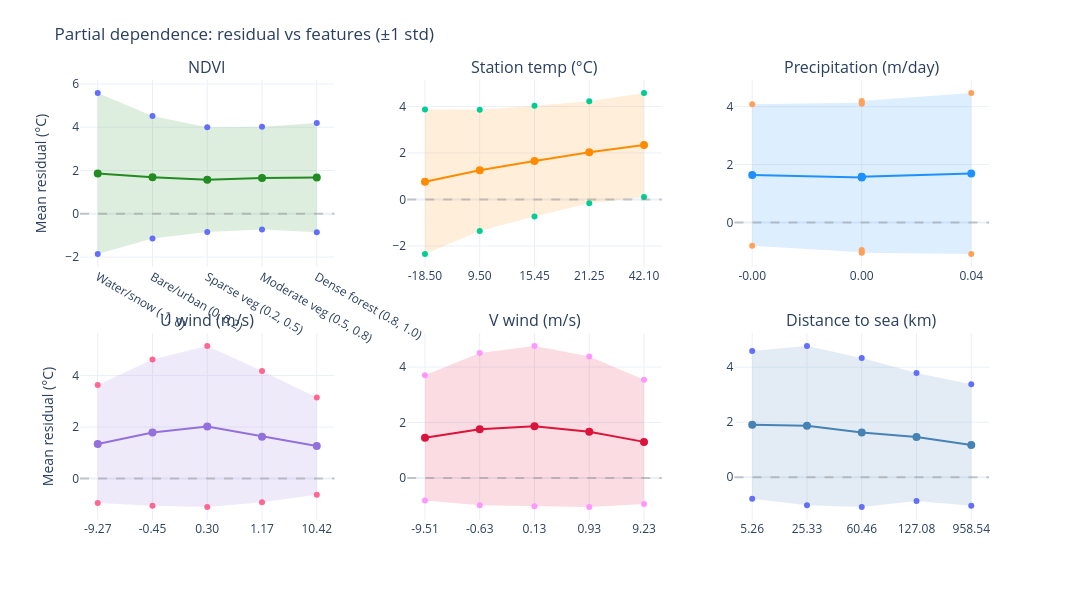

The cell this chart's notebook holds for it:
### Code cell
def pdp_trace(df, feature, n_bins=5, custom_bins=None, custom_labels=None):
    tmp = df.dropna(subset=[feature, "residual"]).copy()
    if custom_bins is not None:
        tmp["bin"] = pd.cut(tmp[feature], bins=custom_bins, labels=custom_labels)
        centers = custom_labels
    else:
        tmp["bin"] = pd.qcut(tmp[feature], q=n_bins, duplicates="drop")
        centers = [f"{iv.mid:.2f}" for iv in tmp["bin"].cat.categories]
    grouped = tmp.groupby("bin", observed=True)["residual"]
    mean = grouped.mean()
    std = grouped.std()
    return centers, mean.values, std.values


ndvi_bins = [-1, 0, 0.2, 0.5, 0.8, 1.0]
ndvi_labels = [
    "Water/snow\n(-1, 0)",
    "Bare/urban\n(0, 0.2)",
    "Sparse veg\n(0.2, 0.5)",
    "Moderate veg\n(0.5, 0.8)",
    "Dense forest\n(0.8, 1.0)",
]

features = {
    "ndvi": ("NDVI", "rgb(34,139,34)", ndvi_bins, ndvi_labels),
    "station_celsius": ("Station temp (°C)", "rgb(255,140,0)", None, None),
    "tp": ("Precipitation (m/day)", "rgb(30,144,255)", None, None),
    "u10": ("U wind (m/s)", "rgb(147,112,219)", None, None),
    "v10": ("V wind (m/s)", "rgb(220,20,60)", None, None),
    "dist_to_sea_km": ("Distance to sea (km)", "rgb(70,130,180)", None, None),  # new
}

fig = make_subplots(
    rows=2,
    cols=3,
    subplot_titles=[v[0] for v in features.values()],
    horizontal_spacing=0.08,
    vertical_spacing=0.15,
)

for i, (col, (label, rgb, cbins, clabels)) in enumerate(features.items()):
    row, c = divmod(i, 3)
    row += 1
    c += 1
    rgba = rgb.replace("rgb(", "rgba(").replace(")", ",0.15)")

    centers, mean, std = pdp_trace(
        residuals_df, col, custom_bins=cbins, custom_labels=clabels
    )

    fig.add_trace(
        go.Scatter(
            x=centers + centers[::-1],
            y=list(mean + std) + list((mean - std)[::-1]),
            fill="toself",
            fillcolor=rgba,
            line=dict(width=0),
            showlegend=False,
            hoverinfo="skip",
        ),
        row=row,
        col=c,
    )

    fig.add_trace(
        go.Scatter(
            x=centers,
            y=mean,
            mode="lines+markers",
            marker=dict(size=8, color=rgb),
            line=dict(color=rgb, width=2),
            name=label,
            showlegend=False,
            hovertemplate=f"{label}: %{{x}}<br>Mean: %{{y:.3f}} °C<extra></extra>",
        ),
        row=row,
        col=c,
    )

    fig.add_hline(y=0, line_dash="dash", line_color="grey", opacity=0.4, row=row, col=c)

fig.update_layout(
    height=600,
    width=1200,
    template="plotly_white",
    title="Partial dependence: residual vs features (±1 std)",
    margin=dict(t=80),
)
fig.update_yaxes(title_text="Mean residual (°C)", col=1)
fig.show()

### Figure 1 — Plotly figure (JSON) as saved in the notebook; plotly's stock layout.template omitted (floating-point values rounded to 4 significant figures)
{"data": [{"fill": "toself", "fillcolor": "rgba(34,139,34,0.15)", "hoverinfo": "skip", "line": {"width": 0}, "showlegend": false, "type": "scatter", "x": ["Water/snow\n(-1, 0)", "Bare/urban\n(0, 0.2)", "Sparse veg\n(0.2, 0.5)", "Moderate veg\n(0.5, 0.8)", "Dense forest\n(0.8, 1.0)", "Dense forest\n(0.8, 1.0)", "Moderate veg\n(0.5, 0.8)", "Sparse veg\n(0.2, 0.5)", "Bare/urban\n(0, 0.2)", "Water/snow\n(-1, 0)"], "xaxis": "x", "y": [5.577, 4.517, 3.997, 4.022, 4.199, -0.8499, -0.7238, -0.8427, -1.14, -1.852], "yaxis": "y"}, {"hovertemplate": "NDVI: %{x}<br>Mean: %{y:.3f} °C<extra></extra>", "line": {"color": "rgb(34,139,34)", "width": 2}, "marker": {"color": "rgb(34,139,34)", "size": 8}, "mode": "lines+markers", "name": "NDVI", "showlegend": false, "type": "scatter", "x": ["Water/snow\n(-1, 0)", "Bare/urban\n(0, 0.2)", "Sparse veg\n(0.2, 0.5)", "Moderate veg\n(0.5, 0.8)", "Dense forest\n(0.8, 1.0)"], "xaxis": "x", "y": [1.863, 1.688, 1.577, 1.649, 1.674], "yaxis": "y"}, {"fill": "toself", "fillcolor": "rgba(255,140,0,0.15)", "hoverinfo": "skip", "line": {"width": 0}, "showlegend": false, "type": "scatter", "x": ["-18.50", "9.50", "15.45", "21.25", "42.10", "42.10", "21.25", "15.45", "9.50", "-18.50"], "xaxis": "x2", "y": [3.874, 3.864, 4.039, 4.232, 4.579, 0.1075, -0.1613, -0.7336, -1.354, -2.344], "yaxis": "y2"}, {"hovertemplate": "Station temp (°C): %{x}<br>Mean: %{y:.3f} °C<extra></extra>", "line": {"color": "rgb(255,140,0)", "width": 2}, "marker": {"color": "rgb(255,140,0)", "size": 8}, "mode": "lines+markers", "name": "Station temp (°C)", "showlegend": false, "type": "scatter", "x": ["-18.50", "9.50", "15.45", "21.25", "42.10"], "xaxis": "x2", "y": [0.7647, 1.255, 1.653, 2.035, 2.343], "yaxis": "y2"}, {"fill": "toself", "fillcolor": "rgba(30,144,255,0.15)", "hoverinfo": "skip", "line": {"width": 0}, "showlegend": false, "type": "scatter", "x": ["-0.00", "0.00", "0.00", "0.00", "0.04", "0.04", "0.00", "0.00", "0.00", "-0.00"], "xaxis": "x3", "y": [4.084, 4.138, 4.096, 4.196, 4.468, -1.086, -1.044, -0.9491, -1.03, -0.8015], "yaxis": "y3"}, {"hovertemplate": "Precipitation (m/day): %{x}<br>Mean: %{y:.3f} °C<extra></extra>", "line": {"color": "rgb(30,144,255)", "width": 2}, "marker": {"color": "rgb(30,144,255)", "size": 8}, "mode": "lines+markers", "name": "Precipitation (m/day)", "showlegend": false, "type": "scatter", "x": ["-0.00", "0.00", "0.00", "0.00", "0.04"], "xaxis": "x3", "y": [1.641, 1.554, 1.573, 1.576, 1.691], "yaxis": "y3"}, {"fill": "toself", "fillcolor": "rgba(147,112,219,0.15)", "hoverinfo": "skip", "line": {"width": 0}, "showlegend": false, "type": "scatter", "x": ["-9.27", "-0.45", "0.30", "1.17", "10.42", "10.42", "1.17", "0.30", "-0.45", "-9.27"], "xaxis": "x4", "y": [3.638, 4.627, 5.146, 4.179, 3.152, -0.6304, -0.9257, -1.103, -1.056, -0.9559], "yaxis": "y4"}, {"hovertemplate": "U wind (m/s): %{x}<br>Mean: %{y:.3f} °C<extra></extra>", "line": {"color": "rgb(147,112,219)", "width": 2}, "marker": {"color": "rgb(147,112,219)", "size": 8}, "mode": "lines+markers", "name": "U wind (m/s)", "showlegend": false, "type": "scatter", "x": ["-9.27", "-0.45", "0.30", "1.17", "10.42"], "xaxis": "x4", "y": [1.341, 1.786, 2.021, 1.627, 1.261], "yaxis": "y4"}, {"fill": "toself", "fillcolor": "rgba(220,20,60,0.15)", "hoverinfo": "skip", "line": {"width": 0}, "showlegend": false, "type": "scatter", "x": ["-9.51", "-0.63", "0.13", "0.93", "9.23", "9.23", "0.93", "0.13", "-0.63", "-9.51"], "xaxis": "x5", "y": [3.707, 4.505, 4.755, 4.378, 3.541, -0.9423, -1.046, -1.026, -0.988, -0.8121], "yaxis": "y5"}, {"hovertemplate": "V wind (m/s): %{x}<br>Mean: %{y:.3f} °C<extra></extra>", "line": {"color": "rgb(220,20,60)", "width": 2}, "marker": {"color": "rgb(220,20,60)", "size": 8}, "mode": "lines+markers", "name": "V wind (m/s)", "showlegend": false, "type": "scatter", "x": ["-9.51", "-0.63", "0.13", "0.93", "9.23"], "xaxis": "x5", "y": [1.447, 1.759, 1.865, 1.666, 1.3], "yaxis": "y5"}, {"fill": "toself", "fillcolor": "rgba(70,130,180,0.15)", "hoverinfo": "skip", "line": {"width": 0}, "showlegend": false, "type": "scatter", "x": ["5.26", "25.33", "60.46", "127.08", "958.54", "958.54", "127.08", "60.46", "25.33", "5.26"], "xaxis": "x6", "y": [4.592, 4.769, 4.336, 3.786, 3.378, -1.038, -0.8669, -1.081, -1.021, -0.783], "yaxis": "y6"}, {"hovertemplate": "Distance to sea (km): %{x}<br>Mean: %{y:.3f} °C<extra></extra>", "line": {"color": "rgb(70,130,180)", "width": 2}, "marker": {"color": "rgb(70,130,180)", "size": 8}, "mode": "lines+markers", "name": "Distance to sea (km)", "showlegend": false, "type": "scatter", "x": ["5.26", "25.33", "60.46", "127.08", "958.54"], "xaxis": "x6", "y": [1.904, 1.874, 1.628, 1.459, 1.17], "yaxis": "y6"}], "layout": {"annotations": [{"font": {"size": 16}, "showarrow": false, "text": "NDVI", "x": 0.14, "xanchor": "center", "xref": "paper", "y": 1, "yanchor": "bottom", "yref": "paper"}, {"font": {"size": 16}, "showarrow": false, "text": "Station temp (°C)", "x": 0.5, "xanchor": "center", "xref": "paper", "y": 1, "yanchor": "bottom", "yref": "paper"}, {"font": {"size": 16}, "showarrow": false, "text": "Precipitation (m/day)", "x": 0.86, "xanchor": "center", "xref": "paper", "y": 1, "yanchor": "bottom", "yref": "paper"}, {"font": {"size": 16}, "showarrow": false, "text": "U wind (m/s)", "x": 0.14, "xanchor": "center", "xref": "paper", "y": 0.425, "yanchor": "bottom", "yref": "paper"}, {"font": {"size": 16}, "showarrow": false, "text": "V wind (m/s)", "x": 0.5, "xanchor": "center", "xref": "paper", "y": 0.425, "yanchor": "bottom", "yref": "paper"}, {"font": {"size": 16}, "showarrow": false, "text": "Distance to sea (km)", "x": 0.86, "xanchor": "center", "xref": "paper", "y": 0.425, "yanchor": "bottom", "yref": "paper"}], "height": 600, "margin": {"t": 80}, "shapes": [{"line": {"color": "grey", "dash": "dash"}, "opacity": 0.4, "type": "line", "x0": 0, "x1": 1, "xref": "x domain", "y0": 0, "y1": 0, "yref": "y"}, {"line": {"color": "grey", "dash": "dash"}, "opacity": 0.4, "type": "line", "x0": 0, "x1": 1, "xref": "x2 domain", "y0": 0, "y1": 0, "yref": "y2"}, {"line": {"color": "grey", "dash": "dash"}, "opacity": 0.4, "type": "line", "x0": 0, "x1": 1, "xref": "x3 domain", "y0": 0, "y1": 0, "yref": "y3"}, {"line": {"color": "grey", "dash": "dash"}, "opacity": 0.4, "type": "line", "x0": 0, "x1": 1, "xref": "x4 domain", "y0": 0, "y1": 0, "yref": "y4"}, {"line": {"color": "grey", "dash": "dash"}, "opacity": 0.4, "type": "line", "x0": 0, "x1": 1, "xref": "x5 domain", "y0": 0, "y1": 0, "yref": "y5"}, {"line": {"color": "grey", "dash": "dash"}, "opacity": 0.4, "type": "line", "x0": 0, "x1": 1, "xref": "x6 domain", "y0": 0, "y1": 0, "yref": "y6"}], "title": {"text": "Partial dependence: residual vs features (±1 std)"}, "width": 1200, "xaxis": {"anchor": "y", "domain": [0, 0.28]}, "xaxis2": {"anchor": "y2", "domain": [0.36, 0.64]}, "xaxis3": {"anchor": "y3", "domain": [0.72, 1]}, "xaxis4": {"anchor": "y4", "domain": [0, 0.28]}, "xaxis5": {"anchor": "y5", "domain": [0.36, 0.64]}, "xaxis6": {"anchor": "y6", "domain": [0.72, 1]}, "yaxis": {"anchor": "x", "domain": [0.575, 1], "title": {"text": "Mean residual (°C)"}}, "yaxis2": {"anchor": "x2", "domain": [0.575, 1]}, "yaxis3": {"anchor": "x3", "domain": [0.575, 1]}, "yaxis4": {"anchor": "x4", "domain": [0, 0.425], "title": {"text": "Mean residual (°C)"}}, "yaxis5": {"anchor": "x5", "domain": [0, 0.425]}, "yaxis6": {"anchor": "x6", "domain": [0, 0.425]}}}
